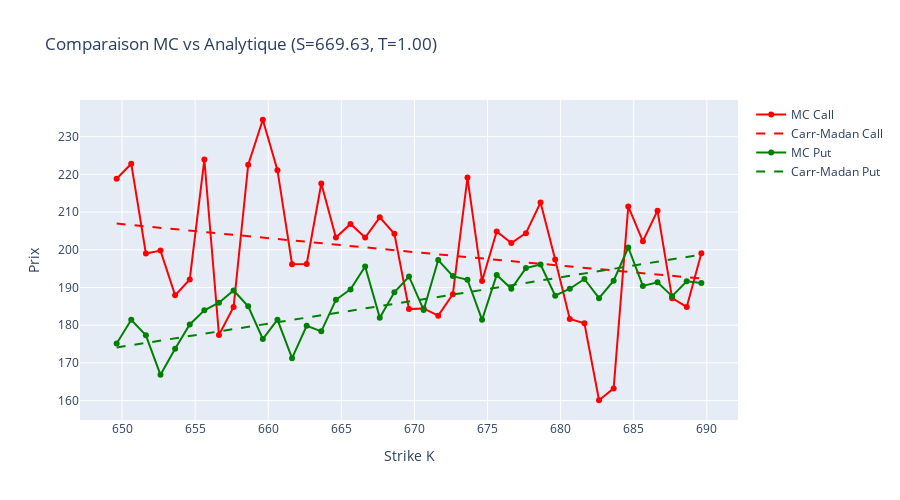

Notebook cell for this chart:
### Markdown cell above
## Étape 5 — Comparaison Monte Carlo vs Carr-Madan

### Code cell
idx_S = len(S_grid_mc) // 2
S_compare = S_grid_mc[idx_S]
print(f"Spot sélectionné pour la comparaison: {S_compare:.2f}")

params_cm_compare = HestonParams(
    kappa=torch.tensor(calib_params['kappa'], dtype=torch.float64),
    theta=torch.tensor(calib_params['theta'], dtype=torch.float64),
    sigma=torch.tensor(calib_params['sigma'], dtype=torch.float64),
    rho=torch.tensor(calib_params['rho'], dtype=torch.float64),
    v0=torch.tensor(calib_params['v0'], dtype=torch.float64),
)

Ks_compare = torch.tensor(K_grid_mc, dtype=torch.float64)
call_anal_compare = carr_madan_call_torch(S_compare, rf_rate, div_yield, T_mc, params_cm_compare, Ks_compare)
discount_factor = torch.exp(-torch.tensor(rf_rate * T_mc, dtype=torch.float64))
forward_factor = torch.exp(-torch.tensor(div_yield * T_mc, dtype=torch.float64))
put_anal_compare = call_anal_compare - S_compare * forward_factor + Ks_compare * discount_factor

call_anal_np = call_anal_compare.detach().cpu().numpy()
put_anal_np = put_anal_compare.detach().cpu().numpy()

fig_compare = go.Figure()
fig_compare.add_trace(go.Scatter(x=K_grid_mc, y=call_prices_mc[idx_S, :], mode='lines+markers', name='MC Call', line=dict(color='red')))
fig_compare.add_trace(go.Scatter(x=K_grid_mc, y=call_anal_np, mode='lines', name='Carr-Madan Call', line=dict(color='red', dash='dash')))
fig_compare.add_trace(go.Scatter(x=K_grid_mc, y=put_prices_mc[idx_S, :], mode='lines+markers', name='MC Put', line=dict(color='green')))
fig_compare.add_trace(go.Scatter(x=K_grid_mc, y=put_anal_np, mode='lines', name='Carr-Madan Put', line=dict(color='green', dash='dash')))
fig_compare.update_layout(title=f"Comparaison MC vs Analytique (S={S_compare:.2f}, T={T_mc:.2f})", xaxis_title='Strike K', yaxis_title='Prix', height=500)
fig_compare.show()

### Figure 1 — Plotly figure (JSON) as saved in the notebook; plotly's stock layout.template omitted (floating-point values rounded to 4 significant figures)
{"data": [{"line": {"color": "red"}, "mode": "lines+markers", "name": "MC Call", "type": "scatter", "x": [649.6, 650.6, 651.6, 652.6, 653.6, 654.6, 655.6, 656.6, 657.6, 658.6, 659.6, 660.6, 661.6, 662.6, 663.6, 664.6, 665.6, 666.6, 667.6, 668.6, 669.6, 670.6, 671.6, 672.6, 673.6, 674.6, 675.6, 676.6, 677.6, 678.6, 679.6, 680.6, 681.6, 682.6, 683.6, 684.6, 685.6, 686.6, 687.6, 688.6, 689.6], "y": [218.8, 222.8, 199.0, 199.8, 187.9, 192.1, 223.9, 177.4, 184.8, 222.6, 234.5, 221.1, 196.2, 196.2, 217.6, 203.2, 206.9, 203.3, 208.6, 204.3, 184.3, 184.4, 182.5, 188.2, 219.2, 191.7, 204.9, 201.8, 204.4, 212.5, 197.4, 181.6, 180.5, 160.1, 163.2, 211.5, 202.3, 210.4, 187.2, 184.8, 199.1]}, {"line": {"color": "red", "dash": "dash"}, "mode": "lines", "name": "Carr-Madan Call", "type": "scatter", "x": [649.6, 650.6, 651.6, 652.6, 653.6, 654.6, 655.6, 656.6, 657.6, 658.6, 659.6, 660.6, 661.6, 662.6, 663.6, 664.6, 665.6, 666.6, 667.6, 668.6, 669.6, 670.6, 671.6, 672.6, 673.6, 674.6, 675.6, 676.6, 677.6, 678.6, 679.6, 680.6, 681.6, 682.6, 683.6, 684.6, 685.6, 686.6, 687.6, 688.6, 689.6], "y": [206.9, 206.6, 206.2, 205.8, 205.4, 205.1, 204.7, 204.3, 203.9, 203.6, 203.2, 202.8, 202.4, 202.1, 201.7, 201.3, 201.0, 200.6, 200.2, 199.9, 199.5, 199.1, 198.8, 198.4, 198.1, 197.7, 197.3, 197.0, 196.6, 196.3, 195.9, 195.6, 195.2, 194.8, 194.5, 194.1, 193.8, 193.4, 193.1, 192.7, 192.4]}, {"line": {"color": "green"}, "mode": "lines+markers", "name": "MC Put", "type": "scatter", "x": [649.6, 650.6, 651.6, 652.6, 653.6, 654.6, 655.6, 656.6, 657.6, 658.6, 659.6, 660.6, 661.6, 662.6, 663.6, 664.6, 665.6, 666.6, 667.6, 668.6, 669.6, 670.6, 671.6, 672.6, 673.6, 674.6, 675.6, 676.6, 677.6, 678.6, 679.6, 680.6, 681.6, 682.6, 683.6, 684.6, 685.6, 686.6, 687.6, 688.6, 689.6], "y": [175.2, 181.4, 177.3, 166.8, 173.7, 180.2, 184.0, 186.0, 189.2, 185.0, 176.3, 181.5, 171.2, 179.8, 178.4, 186.7, 189.5, 195.6, 182.0, 188.7, 192.9, 184.1, 197.3, 193.0, 192.0, 181.4, 193.3, 189.7, 195.2, 196.1, 187.8, 189.7, 192.3, 187.2, 191.8, 200.6, 190.4, 191.4, 187.7, 191.7, 191.2]}, {"line": {"color": "green", "dash": "dash"}, "mode": "lines", "name": "Carr-Madan Put", "type": "scatter", "x": [649.6, 650.6, 651.6, 652.6, 653.6, 654.6, 655.6, 656.6, 657.6, 658.6, 659.6, 660.6, 661.6, 662.6, 663.6, 664.6, 665.6, 666.6, 667.6, 668.6, 669.6, 670.6, 671.6, 672.6, 673.6, 674.6, 675.6, 676.6, 677.6, 678.6, 679.6, 680.6, 681.6, 682.6, 683.6, 684.6, 685.6, 686.6, 687.6, 688.6, 689.6], "y": [174.1, 174.7, 175.3, 175.9, 176.5, 177.1, 177.7, 178.3, 178.9, 179.5, 180.1, 180.7, 181.3, 182.0, 182.6, 183.2, 183.8, 184.4, 185.0, 185.6, 186.3, 186.9, 187.5, 188.1, 188.7, 189.3, 190.0, 190.6, 191.2, 191.8, 192.5, 193.1, 193.7, 194.3, 195.0, 195.6, 196.2, 196.8, 197.5, 198.1, 198.7]}], "layout": {"height": 500, "title": {"text": "Comparaison MC vs Analytique (S=669.63, T=1.00)"}, "xaxis": {"title": {"text": "Strike K"}}, "yaxis": {"title": {"text": "Prix"}}}}
